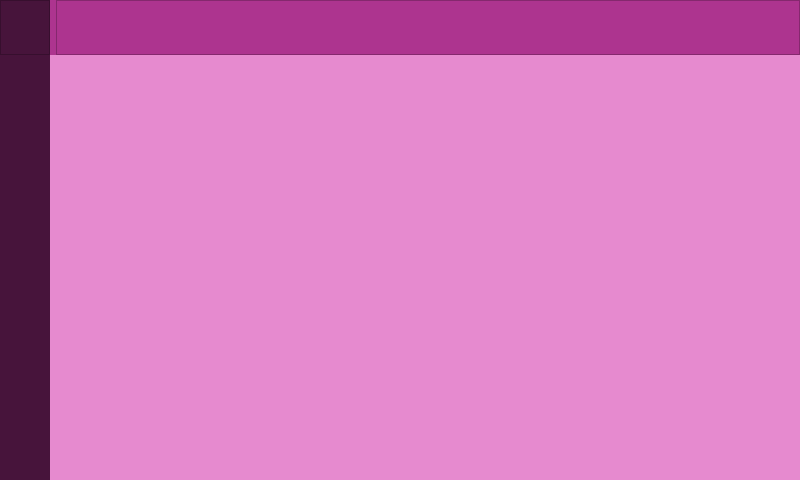
<?xml version="1.0" encoding="UTF-8"?>
<ui version="4.0">
 <class>MainWindow</class>
 <widget class="QMainWindow" name="MainWindow">
  <property name="geometry">
   <rect>
    <x>0</x>
    <y>0</y>
    <width>800</width>
    <height>480</height>
   </rect>
  </property>
  <property name="Hardwalien">
   <string>MainWindow</string>
  </property>
  <widget class="QWidget" name="centralwidget">
   <layout class="QVBoxLayout" name="verticalLayout">
    <property name="spacing">
     <number>0</number>
    </property>
    <property name="leftMargin">
     <number>0</number>
    </property>
    <property name="topMargin">
     <number>0</number>
    </property>
    <property name="rightMargin">
     <number>0</number>
    </property>
    <property name="bottomMargin">
     <number>0</number>
    </property>
    <item>
     <widget class="QFrame" name="frame">
      <property name="maximumSize">
       <size>
        <width>16777215</width>
        <height>55</height>
       </size>
      </property>
      <property name="styleSheet">
       <string notr="true">

background-color: #AD348F;
</string>
      </property>
      <property name="frameShape">
       <enum>QFrame::NoFrame</enum>
      </property>
      <property name="frameShadow">
       <enum>QFrame::Raised</enum>
      </property>
      <layout class="QHBoxLayout" name="horizontalLayout_2">
       <property name="leftMargin">
        <number>0</number>
       </property>
       <property name="topMargin">
        <number>0</number>
       </property>
       <property name="rightMargin">
        <number>0</number>
       </property>
       <property name="bottomMargin">
        <number>0</number>
       </property>
       <item>
        <widget class="QFrame" name="frame_5">
         <property name="minimumSize">
          <size>
           <width>50</width>
           <height>0</height>
          </size>
         </property>
         <property name="maximumSize">
          <size>
           <width>50</width>
           <height>55</height>
          </size>
         </property>
         <property name="styleSheet">
          <string notr="true">background-color: rgb(71, 20, 59);</string>
         </property>
         <property name="frameShape">
          <enum>QFrame::StyledPanel</enum>
         </property>
         <property name="frameShadow">
          <enum>QFrame::Raised</enum>
         </property>
        </widget>
       </item>
       <item>
        <widget class="QFrame" name="frame_6">
         <property name="minimumSize">
          <size>
           <width>0</width>
           <height>55</height>
          </size>
         </property>
         <property name="maximumSize">
          <size>
           <width>16777215</width>
           <height>55</height>
          </size>
         </property>
         <property name="frameShape">
          <enum>QFrame::StyledPanel</enum>
         </property>
         <property name="frameShadow">
          <enum>QFrame::Raised</enum>
         </property>
        </widget>
       </item>
      </layout>
      <zorder>frame_6</zorder>
      <zorder>frame_5</zorder>
     </widget>
    </item>
    <item>
     <widget class="QFrame" name="frame_2">
      <property name="styleSheet">
       <string notr="true">background-color: rgb(0, 0, 0);</string>
      </property>
      <property name="frameShape">
       <enum>QFrame::NoFrame</enum>
      </property>
      <property name="frameShadow">
       <enum>QFrame::Raised</enum>
      </property>
      <layout class="QHBoxLayout" name="horizontalLayout">
       <property name="spacing">
        <number>0</number>
       </property>
       <property name="leftMargin">
        <number>0</number>
       </property>
       <property name="topMargin">
        <number>0</number>
       </property>
       <property name="rightMargin">
        <number>0</number>
       </property>
       <property name="bottomMargin">
        <number>0</number>
       </property>
       <item>
        <widget class="QFrame" name="frame_4">
         <property name="enabled">
          <bool>true</bool>
         </property>
         <property name="minimumSize">
          <size>
           <width>50</width>
           <height>0</height>
          </size>
         </property>
         <property name="maximumSize">
          <size>
           <width>50</width>
           <height>16777215</height>
          </size>
         </property>
         <property name="styleSheet">
          <string notr="true">background-color: rgb(71, 20, 59);</string>
         </property>
         <property name="frameShape">
          <enum>QFrame::NoFrame</enum>
         </property>
         <property name="frameShadow">
          <enum>QFrame::Raised</enum>
         </property>
        </widget>
       </item>
       <item>
        <widget class="QFrame" name="frame_3">
         <property name="styleSheet">
          <string notr="true">background-color: #E68ACF;</string>
         </property>
         <property name="frameShape">
          <enum>QFrame::NoFrame</enum>
         </property>
         <property name="frameShadow">
          <enum>QFrame::Raised</enum>
         </property>
        </widget>
       </item>
      </layout>
     </widget>
    </item>
   </layout>
  </widget>
  <widget class="QMenuBar" name="menubar">
   <property name="geometry">
    <rect>
     <x>0</x>
     <y>0</y>
     <width>800</width>
     <height>21</height>
    </rect>
   </property>
  </widget>
 </widget>
 <resources/>
 <connections/>
</ui>
